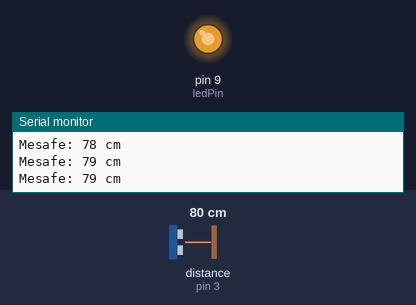
Recording of a sketch running on a simulated Arduino Uno, built with avr-gcc and run on an emulated ATmega328P. On the bench: output pins drawn as LEDs (lit = HIGH), the last lines printed to the serial monitor. Wiring (inferred from the names in the program): ultrasonic range finder: trigger pin 2; echo pin 3. The inputs (shaded band) are chosen by the test bench; at power-on: distance to the obstacle (sensor on pin 3) 80 cm. The echo pulse lasts 58.3 µs per cm; pins used as bus, display or sensor lines are not drawn.

Above: at 1.3 s.
1.4 s: distance to the obstacle (sensor on pin 3) set to 2 cm
At 3.0 s:
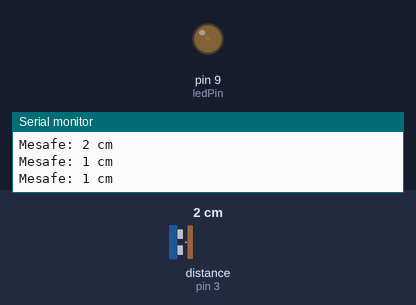
3.5 s: distance to the obstacle (sensor on pin 3) set to 35 cm
At 4.3 s:
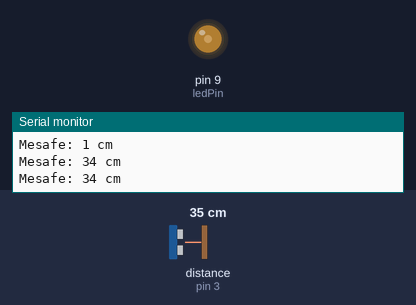
5.0 s: distance to the obstacle (sensor on pin 3) set to 60 cm
At 5.8 s:
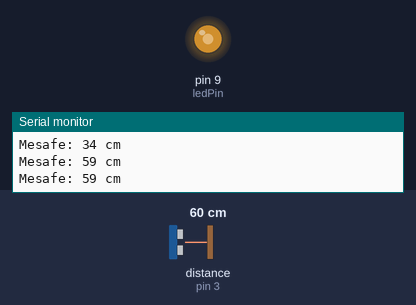
Timing chart, 0 to 8.0 s (numbered marks = the images above; inputs shaded):
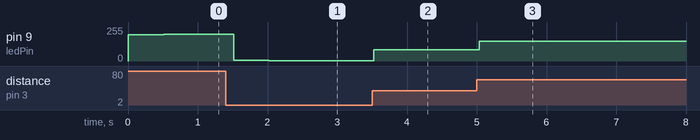

Measured:
- after the input at 1.4 s, pin 9 (ledPin): 201/255 → 5/255 after 0.12 s, → 2/255 0.50 s later
- after the input at 3.5 s, pin 9 (ledPin): 2/255 → 86/255 at once
- after the input at 5.0 s, pin 9 (ledPin): 86/255 → 150/255 at once

The sketch:

ultrasonic_led_1.ino
```cpp
// Ultrasonik sensörünün bağlı olduğu pinler
const int trigPin = 2; // Trigger pini
const int echoPin = 3; // Echo pini

// LED'in bağlı olduğu pin
const int ledPin = 9;

// Mesafe değeri
int distance;

void setup() {
  // Pin modlarını ayarla
  pinMode(trigPin, OUTPUT);
  pinMode(echoPin, INPUT);
  pinMode(ledPin, OUTPUT);

  Serial.begin(9600); // Seri iletişim başlat
}

void loop() {
  // Trigger pini için 10 mikrosaniye süreyle yüksek sinyal gönder
  digitalWrite(trigPin, HIGH);
  delayMicroseconds(10);
  digitalWrite(trigPin, LOW);

  // Echo pini üzerinden gelen sinyalin süresini ölç
  unsigned long duration = pulseIn(echoPin, HIGH);

  // Ses dalgasının gidip dönmesi arasındaki süreyi mesafeye dönüştür
  distance = duration * 0.034 / 2;

  // Mesafe değerini seri monitöre yazdır
  Serial.print("Mesafe: ");
  Serial.print(distance);
  Serial.println(" cm");

  // Mesafeye göre LED parlaklığını ayarla
  analogWrite(ledPin, map(distance, 0, 100, 0, 255));

  delay(500); // Ölçüm aralığı için bekle
}


/*
____Bağlantı şeması_____

Ultrasonik Sensör:
  - VCC --> Arduino 5V
  - GND --> Arduino GND
  - trigPin --> Arduino D2
  - echoPin --> Arduino D3

LED:
  - Anot (uzun bacak) --> Arduino D9
  - Katot (kısa bacak) --> Arduino GND

*/
```
